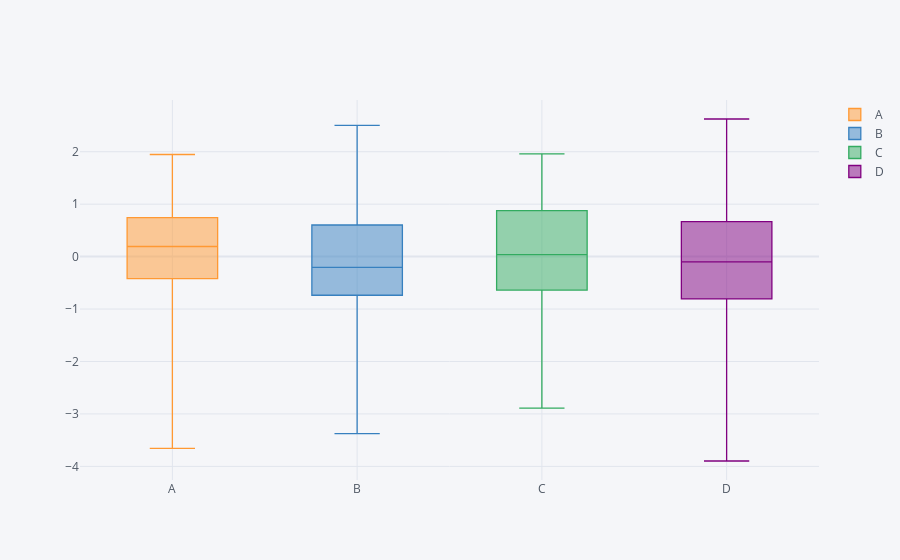

The notebook cell this image was saved under:
### Code cell
df.iplot(kind='box')
### Click on the label what you want to see
